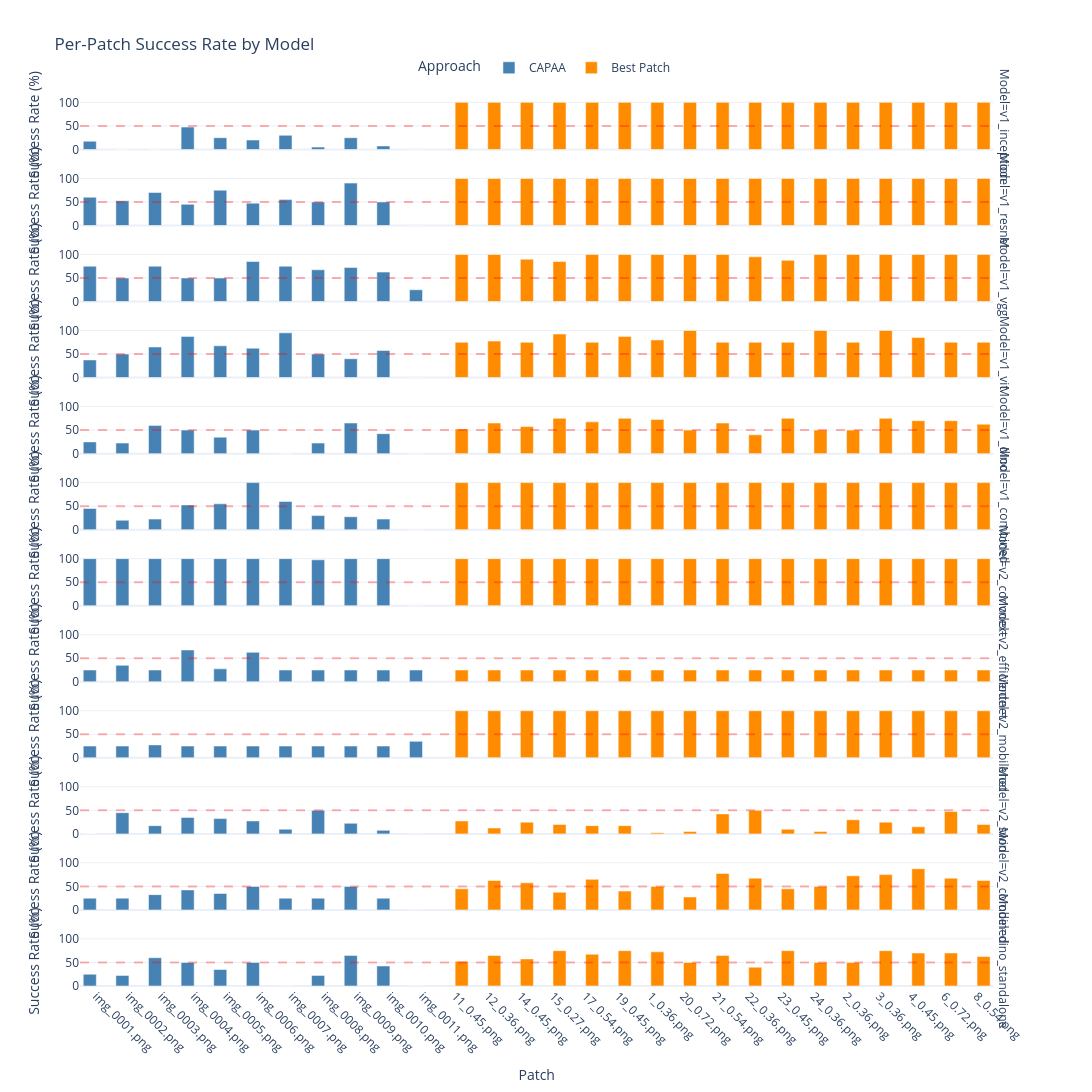

The code cell stored with this chart in its notebook:
### Code cell
# Detailed per-patch success rate visualization using Plotly
# Interactive bar chart showing success rate for each patch

success_cols = [c for c in capaa_df.columns if c.endswith('_success')]
is_multi_pose = 'pose_idx' in capaa_df.columns

# Create combined dataframe for plotting
plot_data = []

for col in success_cols:
    model_name = col.replace('_success', '')
    
    # CAPAA patch success rates
    capaa_patch_rates = capaa_df.groupby('patch_name')[col].mean() * 100
    for patch, rate in capaa_patch_rates.items():
        plot_data.append({
            'Patch': patch[:20] + '...' if len(patch) > 20 else patch,
            'Full Patch Name': patch,
            'Model': model_name,
            'Approach': 'CAPAA',
            'Success Rate': rate
        })
    
    # Best Patch success rates
    bp_patch_rates = bp_df.groupby('patch_name')[col].mean() * 100
    for patch, rate in bp_patch_rates.items():
        plot_data.append({
            'Patch': patch[:20] + '...' if len(patch) > 20 else patch,
            'Full Patch Name': patch,
            'Model': model_name,
            'Approach': 'Best Patch',
            'Success Rate': rate
        })

plot_df = pd.DataFrame(plot_data)

# Create faceted bar chart
fig = px.bar(
    plot_df,
    x='Patch',
    y='Success Rate',
    color='Approach',
    facet_row='Model',
    barmode='group',
    color_discrete_map={'CAPAA': '#4682B4', 'Best Patch': '#FF8C00'},
    title='Per-Patch Success Rate by Model',
    labels={'Success Rate': 'Success Rate (%)'},
    hover_data=['Full Patch Name']
)

fig.update_layout(
    height=300 * len(success_cols),
    width=1200,
    template='plotly_white',
    legend=dict(orientation='h', yanchor='bottom', y=1.02, xanchor='center', x=0.5)
)

fig.add_hline(y=50, line_dash="dash", line_color="red", opacity=0.3)
fig.update_yaxes(range=[0, 105])
fig.update_xaxes(tickangle=45)

fig.write_html('per_patch_success_rates.html')
fig.show()
print("✓ Per-patch success rates saved to 'per_patch_success_rates.html'")

### Figure 1 — Plotly figure (JSON) as saved in the notebook; plotly's stock layout.template omitted (floating-point values rounded to 4 significant figures)
{"data": [{"alignmentgroup": "True", "customdata": [["img_0001.png"], ["img_0002.png"], ["img_0003.png"], ["img_0004.png"], ["img_0005.png"], ["img_0006.png"], ["img_0007.png"], ["img_0008.png"], ["img_0009.png"], ["img_0010.png"], ["img_0011.png"]], "hovertemplate": "Approach=CAPAA<br>Model=v1_inception<br>Patch=%{x}<br>Success Rate (%)=%{y}<br>Full Patch Name=%{customdata[0]}<extra></extra>", "legendgroup": "CAPAA", "marker": {"color": "#4682B4", "pattern": {"shape": ""}}, "name": "CAPAA", "offsetgroup": "CAPAA", "orientation": "v", "showlegend": true, "textposition": "auto", "type": "bar", "x": ["img_0001.png", "img_0002.png", "img_0003.png", "img_0004.png", "img_0005.png", "img_0006.png", "img_0007.png", "img_0008.png", "img_0009.png", "img_0010.png", "img_0011.png"], "xaxis": "x12", "y": [17.5, 0, 0, 47.5, 25, 20, 30, 5, 25, 7.5, 0], "yaxis": "y12"}, {"alignmentgroup": "True", "customdata": [["img_0001.png"], ["img_0002.png"], ["img_0003.png"], ["img_0004.png"], ["img_0005.png"], ["img_0006.png"], ["img_0007.png"], ["img_0008.png"], ["img_0009.png"], ["img_0010.png"], ["img_0011.png"]], "hovertemplate": "Approach=CAPAA<br>Model=v1_resnet<br>Patch=%{x}<br>Success Rate (%)=%{y}<br>Full Patch Name=%{customdata[0]}<extra></extra>", "legendgroup": "CAPAA", "marker": {"color": "#4682B4", "pattern": {"shape": ""}}, "name": "CAPAA", "offsetgroup": "CAPAA", "orientation": "v", "showlegend": false, "textposition": "auto", "type": "bar", "x": ["img_0001.png", "img_0002.png", "img_0003.png", "img_0004.png", "img_0005.png", "img_0006.png", "img_0007.png", "img_0008.png", "img_0009.png", "img_0010.png", "img_0011.png"], "xaxis": "x11", "y": [60, 52.5, 70, 45, 75, 47.5, 55.0, 50, 90, 50, 0], "yaxis": "y11"}, {"alignmentgroup": "True", "customdata": [["img_0001.png"], ["img_0002.png"], ["img_0003.png"], ["img_0004.png"], ["img_0005.png"], ["img_0006.png"], ["img_0007.png"], ["img_0008.png"], ["img_0009.png"], ["img_0010.png"], ["img_0011.png"]], "hovertemplate": "Approach=CAPAA<br>Model=v1_vgg<br>Patch=%{x}<br>Success Rate (%)=%{y}<br>Full Patch Name=%{customdata[0]}<extra></extra>", "legendgroup": "CAPAA", "marker": {"color": "#4682B4", "pattern": {"shape": ""}}, "name": "CAPAA", "offsetgroup": "CAPAA", "orientation": "v", "showlegend": false, "textposition": "auto", "type": "bar", "x": ["img_0001.png", "img_0002.png", "img_0003.png", "img_0004.png", "img_0005.png", "img_0006.png", "img_0007.png", "img_0008.png", "img_0009.png", "img_0010.png", "img_0011.png"], "xaxis": "x10", "y": [75, 50, 75, 50, 50, 85, 75, 67.5, 72.5, 62.5, 25], "yaxis": "y10"}, {"alignmentgroup": "True", "customdata": [["img_0001.png"], ["img_0002.png"], ["img_0003.png"], ["img_0004.png"], ["img_0005.png"], ["img_0006.png"], ["img_0007.png"], ["img_0008.png"], ["img_0009.png"], ["img_0010.png"], ["img_0011.png"]], "hovertemplate": "Approach=CAPAA<br>Model=v1_vit<br>Patch=%{x}<br>Success Rate (%)=%{y}<br>Full Patch Name=%{customdata[0]}<extra></extra>", "legendgroup": "CAPAA", "marker": {"color": "#4682B4", "pattern": {"shape": ""}}, "name": "CAPAA", "offsetgroup": "CAPAA", "orientation": "v", "showlegend": false, "textposition": "auto", "type": "bar", "x": ["img_0001.png", "img_0002.png", "img_0003.png", "img_0004.png", "img_0005.png", "img_0006.png", "img_0007.png", "img_0008.png", "img_0009.png", "img_0010.png", "img_0011.png"], "xaxis": "x9", "y": [37.5, 50, 65, 87.5, 67.5, 62.5, 95, 50, 40, 57.5, 0], "yaxis": "y9"}, {"alignmentgroup": "True", "customdata": [["img_0001.png"], ["img_0002.png"], ["img_0003.png"], ["img_0004.png"], ["img_0005.png"], ["img_0006.png"], ["img_0007.png"], ["img_0008.png"], ["img_0009.png"], ["img_0010.png"], ["img_0011.png"]], "hovertemplate": "Approach=CAPAA<br>Model=v1_dino<br>Patch=%{x}<br>Success Rate (%)=%{y}<br>Full Patch Name=%{customdata[0]}<extra></extra>", "legendgroup": "CAPAA", "marker": {"color": "#4682B4", "pattern": {"shape": ""}}, "name": "CAPAA", "offsetgroup": "CAPAA", "orientation": "v", "showlegend": false, "textposition": "auto", "type": "bar", "x": ["img_0001.png", "img_0002.png", "img_0003.png", "img_0004.png", "img_0005.png", "img_0006.png", "img_0007.png", "img_0008.png", "img_0009.png", "img_0010.png", "img_0011.png"], "xaxis": "x8", "y": [25, 22.5, 60, 50, 35, 50, 0, 22.5, 65, 42.5, 0], "yaxis": "y8"}, {"alignmentgroup": "True", "customdata": [["img_0001.png"], ["img_0002.png"], ["img_0003.png"], ["img_0004.png"], ["img_0005.png"], ["img_0006.png"], ["img_0007.png"], ["img_0008.png"], ["img_0009.png"], ["img_0010.png"], ["img_0011.png"]], "hovertemplate": "Approach=CAPAA<br>Model=v1_combined<br>Patch=%{x}<br>Success Rate (%)=%{y}<br>Full Patch Name=%{customdata[0]}<extra></extra>", "legendgroup": "CAPAA", "marker": {"color": "#4682B4", "pattern": {"shape": ""}}, "name": "CAPAA", "offsetgroup": "CAPAA", "orientation": "v", "showlegend": false, "textposition": "auto", "type": "bar", "x": ["img_0001.png", "img_0002.png", "img_0003.png", "img_0004.png", "img_0005.png", "img_0006.png", "img_0007.png", "img_0008.png", "img_0009.png", "img_0010.png", "img_0011.png"], "xaxis": "x7", "y": [45, 20, 22.5, 52.5, 55.0, 100, 60, 30, 27.5, 22.5, 0], "yaxis": "y7"}, {"alignmentgroup": "True", "customdata": [["img_0001.png"], ["img_0002.png"], ["img_0003.png"], ["img_0004.png"], ["img_0005.png"], ["img_0006.png"], ["img_0007.png"], ["img_0008.png"], ["img_0009.png"], ["img_0010.png"], ["img_0011.png"]], "hovertemplate": "Approach=CAPAA<br>Model=v2_convnext<br>Patch=%{x}<br>Success Rate (%)=%{y}<br>Full Patch Name=%{customdata[0]}<extra></extra>", "legendgroup": "CAPAA", "marker": {"color": "#4682B4", "pattern": {"shape": ""}}, "name": "CAPAA", "offsetgroup": "CAPAA", "orientation": "v", "showlegend": false, "textposition": "auto", "type": "bar", "x": ["img_0001.png", "img_0002.png", "img_0003.png", "img_0004.png", "img_0005.png", "img_0006.png", "img_0007.png", "img_0008.png", "img_0009.png", "img_0010.png", "img_0011.png"], "xaxis": "x6", "y": [100, 100, 100, 100, 100, 100, 100, 97.5, 100, 100, 0], "yaxis": "y6"}, {"alignmentgroup": "True", "customdata": [["img_0001.png"], ["img_0002.png"], ["img_0003.png"], ["img_0004.png"], ["img_0005.png"], ["img_0006.png"], ["img_0007.png"], ["img_0008.png"], ["img_0009.png"], ["img_0010.png"], ["img_0011.png"]], "hovertemplate": "Approach=CAPAA<br>Model=v2_efficientnet<br>Patch=%{x}<br>Success Rate (%)=%{y}<br>Full Patch Name=%{customdata[0]}<extra></extra>", "legendgroup": "CAPAA", "marker": {"color": "#4682B4", "pattern": {"shape": ""}}, "name": "CAPAA", "offsetgroup": "CAPAA", "orientation": "v", "showlegend": false, "textposition": "auto", "type": "bar", "x": ["img_0001.png", "img_0002.png", "img_0003.png", "img_0004.png", "img_0005.png", "img_0006.png", "img_0007.png", "img_0008.png", "img_0009.png", "img_0010.png", "img_0011.png"], "xaxis": "x5", "y": [25, 35, 25, 67.5, 27.5, 62.5, 25, 25, 25, 25, 25], "yaxis": "y5"}, {"alignmentgroup": "True", "customdata": [["img_0001.png"], ["img_0002.png"], ["img_0003.png"], ["img_0004.png"], ["img_0005.png"], ["img_0006.png"], ["img_0007.png"], ["img_0008.png"], ["img_0009.png"], ["img_0010.png"], ["img_0011.png"]], "hovertemplate": "Approach=CAPAA<br>Model=v2_mobilenet<br>Patch=%{x}<br>Success Rate (%)=%{y}<br>Full Patch Name=%{customdata[0]}<extra></extra>", "legendgroup": "CAPAA", "marker": {"color": "#4682B4", "pattern": {"shape": ""}}, "name": "CAPAA", "offsetgroup": "CAPAA", "orientation": "v", "showlegend": false, "textposition": "auto", "type": "bar", "x": ["img_0001.png", "img_0002.png", "img_0003.png", "img_0004.png", "img_0005.png", "img_0006.png", "img_0007.png", "img_0008.png", "img_0009.png", "img_0010.png", "img_0011.png"], "xaxis": "x4", "y": [25, 25, 27.5, 25, 25, 25, 25, 25, 25, 25, 35], "yaxis": "y4"}, {"alignmentgroup": "True", "customdata": [["img_0001.png"], ["img_0002.png"], ["img_0003.png"], ["img_0004.png"], ["img_0005.png"], ["img_0006.png"], ["img_0007.png"], ["img_0008.png"], ["img_0009.png"], ["img_0010.png"], ["img_0011.png"]], "hovertemplate": "Approach=CAPAA<br>Model=v2_swin<br>Patch=%{x}<br>Success Rate (%)=%{y}<br>Full Patch Name=%{customdata[0]}<extra></extra>", "legendgroup": "CAPAA", "marker": {"color": "#4682B4", "pattern": {"shape": ""}}, "name": "CAPAA", "offsetgroup": "CAPAA", "orientation": "v", "showlegend": false, "textposition": "auto", "type": "bar", "x": ["img_0001.png", "img_0002.png", "img_0003.png", "img_0004.png", "img_0005.png", "img_0006.png", "img_0007.png", "img_0008.png", "img_0009.png", "img_0010.png", "img_0011.png"], "xaxis": "x3", "y": [0, 45, 17.5, 35, 32.5, 27.5, 10, 50, 22.5, 7.5, 0], "yaxis": "y3"}, {"alignmentgroup": "True", "customdata": [["img_0001.png"], ["img_0002.png"], ["img_0003.png"], ["img_0004.png"], ["img_0005.png"], ["img_0006.png"], ["img_0007.png"], ["img_0008.png"], ["img_0009.png"], ["img_0010.png"], ["img_0011.png"]], "hovertemplate": "Approach=CAPAA<br>Model=v2_combined<br>Patch=%{x}<br>Success Rate (%)=%{y}<br>Full Patch Name=%{customdata[0]}<extra></extra>", "legendgroup": "CAPAA", "marker": {"color": "#4682B4", "pattern": {"shape": ""}}, "name": "CAPAA", "offsetgroup": "CAPAA", "orientation": "v", "showlegend": false, "textposition": "auto", "type": "bar", "x": ["img_0001.png", "img_0002.png", "img_0003.png", "img_0004.png", "img_0005.png", "img_0006.png", "img_0007.png", "img_0008.png", "img_0009.png", "img_0010.png", "img_0011.png"], "xaxis": "x2", "y": [25, 25, 32.5, 42.5, 35, 50, 25, 25, 50, 25, 0], "yaxis": "y2"}, {"alignmentgroup": "True", "customdata": [["img_0001.png"], ["img_0002.png"], ["img_0003.png"], ["img_0004.png"], ["img_0005.png"], ["img_0006.png"], ["img_0007.png"], ["img_0008.png"], ["img_0009.png"], ["img_0010.png"], ["img_0011.png"]], "hovertemplate": "Approach=CAPAA<br>Model=dino_standalone<br>Patch=%{x}<br>Success Rate (%)=%{y}<br>Full Patch Name=%{customdata[0]}<extra></extra>", "legendgroup": "CAPAA", "marker": {"color": "#4682B4", "pattern": {"shape": ""}}, "name": "CAPAA", "offsetgroup": "CAPAA", "orientation": "v", "showlegend": false, "textposition": "auto", "type": "bar", "x": ["img_0001.png", "img_0002.png", "img_0003.png", "img_0004.png", "img_0005.png", "img_0006.png", "img_0007.png", "img_0008.png", "img_0009.png", "img_0010.png", "img_0011.png"], "xaxis": "x", "y": [25, 22.5, 60, 50, 35, 50, 0, 22.5, 65, 42.5, 0], "yaxis": "y"}, {"alignmentgroup": "True", "customdata": [["11_0.45.png"], ["12_0.36.png"], ["14_0.45.png"], ["15_0.27.png"], ["17_0.54.png"], ["19_0.45.png"], ["1_0.36.png"], ["20_0.72.png"], ["21_0.54.png"], ["22_0.36.png"], ["23_0.45.png"], ["24_0.36.png"], ["2_0.36.png"], ["3_0.36.png"], ["4_0.45.png"], ["6_0.72.png"], ["8_0.54.png"]], "hovertemplate": "Approach=Best Patch<br>Model=v1_inception<br>Patch=%{x}<br>Success Rate (%)=%{y}<br>Full Patch Name=%{customdata[0]}<extra></extra>", "legendgroup": "Best Patch", "marker": {"color": "#FF8C00", "pattern": {"shape": ""}}, "name": "Best Patch", "offsetgroup": "Best Patch", "orientation": "v", "showlegend": true, "textposition": "auto", "type": "bar", "x": ["11_0.45.png", "12_0.36.png", "14_0.45.png", "15_0.27.png", "17_0.54.png", "19_0.45.png", "1_0.36.png", "20_0.72.png", "21_0.54.png", "22_0.36.png", "23_0.45.png", "24_0.36.png", "2_0.36.png", "3_0.36.png", "4_0.45.png", "6_0.72.png", "8_0.54.png"], "xaxis": "x12", "y": [100, 100, 100, 100, 100, 100, 100, 100, 100, 100, 100, 100, 100, 100, 100, 100, 100], "yaxis": "y12"}, {"alignmentgroup": "True", "customdata": [["11_0.45.png"], ["12_0.36.png"], ["14_0.45.png"], ["15_0.27.png"], ["17_0.54.png"], ["19_0.45.png"], ["1_0.36.png"], ["20_0.72.png"], ["21_0.54.png"], ["22_0.36.png"], ["23_0.45.png"], ["24_0.36.png"], ["2_0.36.png"], ["3_0.36.png"], ["4_0.45.png"], ["6_0.72.png"], ["8_0.54.png"]], "hovertemplate": "Approach=Best Patch<br>Model=v1_resnet<br>Patch=%{x}<br>Success Rate (%)=%{y}<br>Full Patch Name=%{customdata[0]}<extra></extra>", "legendgroup": "Best Patch", "marker": {"color": "#FF8C00", "pattern": {"shape": ""}}, "name": "Best Patch", "offsetgroup": "Best Patch", "orientation": "v", "showlegend": false, "textposition": "auto", "type": "bar", "x": ["11_0.45.png", "12_0.36.png", "14_0.45.png", "15_0.27.png", "17_0.54.png", "19_0.45.png", "1_0.36.png", "20_0.72.png", "21_0.54.png", "22_0.36.png", "23_0.45.png", "24_0.36.png", "2_0.36.png", "3_0.36.png", "4_0.45.png", "6_0.72.png", "8_0.54.png"], "xaxis": "x11", "y": [100, 100, 100, 100, 100, 100, 100, 100, 100, 100, 100, 100, 100, 100, 100, 100, 100], "yaxis": "y11"}, {"alignmentgroup": "True", "customdata": [["11_0.45.png"], ["12_0.36.png"], ["14_0.45.png"], ["15_0.27.png"], ["17_0.54.png"], ["19_0.45.png"], ["1_0.36.png"], ["20_0.72.png"], ["21_0.54.png"], ["22_0.36.png"], ["23_0.45.png"], ["24_0.36.png"], ["2_0.36.png"], ["3_0.36.png"], ["4_0.45.png"], ["6_0.72.png"], ["8_0.54.png"]], "hovertemplate": "Approach=Best Patch<br>Model=v1_vgg<br>Patch=%{x}<br>Success Rate (%)=%{y}<br>Full Patch Name=%{customdata[0]}<extra></extra>", "legendgroup": "Best Patch", "marker": {"color": "#FF8C00", "pattern": {"shape": ""}}, "name": "Best Patch", "offsetgroup": "Best Patch", "orientation": "v", "showlegend": false, "textposition": "auto", "type": "bar", "x": ["11_0.45.png", "12_0.36.png", "14_0.45.png", "15_0.27.png", "17_0.54.png", "19_0.45.png", "1_0.36.png", "20_0.72.png", "21_0.54.png", "22_0.36.png", "23_0.45.png", "24_0.36.png", "2_0.36.png", "3_0.36.png", "4_0.45.png", "6_0.72.png", "8_0.54.png"], "xaxis": "x10", "y": [100, 100, 90, 85, 100, 100, 100, 100, 100, 95, 87.5, 100, 100, 100, 100, 100, 100], "yaxis": "y10"}, {"alignmentgroup": "True", "customdata": [["11_0.45.png"], ["12_0.36.png"], ["14_0.45.png"], ["15_0.27.png"], ["17_0.54.png"], ["19_0.45.png"], ["1_0.36.png"], ["20_0.72.png"], ["21_0.54.png"], ["22_0.36.png"], ["23_0.45.png"], ["24_0.36.png"], ["2_0.36.png"], ["3_0.36.png"], ["4_0.45.png"], ["6_0.72.png"], ["8_0.54.png"]], "hovertemplate": "Approach=Best Patch<br>Model=v1_vit<br>Patch=%{x}<br>Success Rate (%)=%{y}<br>Full Patch Name=%{customdata[0]}<extra></extra>", "legendgroup": "Best Patch", "marker": {"color": "#FF8C00", "pattern": {"shape": ""}}, "name": "Best Patch", "offsetgroup": "Best Patch", "orientation": "v", "showlegend": false, "textposition": "auto", "type": "bar", "x": ["11_0.45.png", "12_0.36.png", "14_0.45.png", "15_0.27.png", "17_0.54.png", "19_0.45.png", "1_0.36.png", "20_0.72.png", "21_0.54.png", "22_0.36.png", "23_0.45.png", "24_0.36.png", "2_0.36.png", "3_0.36.png", "4_0.45.png", "6_0.72.png", "8_0.54.png"], "xaxis": "x9", "y": [75, 77.5, 75, 92.5, 75, 87.5, 80, 100, 75, 75, 75, 100, 75, 100, 85, 75, 75], "yaxis": "y9"}, {"alignmentgroup": "True", "customdata": [["11_0.45.png"], ["12_0.36.png"], ["14_0.45.png"], ["15_0.27.png"], ["17_0.54.png"], ["19_0.45.png"], ["1_0.36.png"], ["20_0.72.png"], ["21_0.54.png"], ["22_0.36.png"], ["23_0.45.png"], ["24_0.36.png"], ["2_0.36.png"], ["3_0.36.png"], ["4_0.45.png"], ["6_0.72.png"], ["8_0.54.png"]], "hovertemplate": "Approach=Best Patch<br>Model=v1_dino<br>Patch=%{x}<br>Success Rate (%)=%{y}<br>Full Patch Name=%{customdata[0]}<extra></extra>", "legendgroup": "Best Patch", "marker": {"color": "#FF8C00", "pattern": {"shape": ""}}, "name": "Best Patch", "offsetgroup": "Best Patch", "orientation": "v", "showlegend": false, "textposition": "auto", "type": "bar", "x": ["11_0.45.png", "12_0.36.png", "14_0.45.png", "15_0.27.png", "17_0.54.png", "19_0.45.png", "1_0.36.png", "20_0.72.png", "21_0.54.png", "22_0.36.png", "23_0.45.png", "24_0.36.png", "2_0.36.png", "3_0.36.png", "4_0.45.png", "6_0.72.png", "8_0.54.png"], "xaxis": "x8", "y": [52.5, 65, 57.5, 75, 67.5, 75, 72.5, 50, 65, 40, 75, 50, 50, 75, 70, 70, 62.5], "yaxis": "y8"}, {"alignmentgroup": "True", "customdata": [["11_0.45.png"], ["12_0.36.png"], ["14_0.45.png"], ["15_0.27.png"], ["17_0.54.png"], ["19_0.45.png"], ["1_0.36.png"], ["20_0.72.png"], ["21_0.54.png"], ["22_0.36.png"], ["23_0.45.png"], ["24_0.36.png"], ["2_0.36.png"], ["3_0.36.png"], ["4_0.45.png"], ["6_0.72.png"], ["8_0.54.png"]], "hovertemplate": "Approach=Best Patch<br>Model=v1_combined<br>Patch=%{x}<br>Success Rate (%)=%{y}<br>Full Patch Name=%{customdata[0]}<extra></extra>", "legendgroup": "Best Patch", "marker": {"color": "#FF8C00", "pattern": {"shape": ""}}, "name": "Best Patch", "offsetgroup": "Best Patch", "orientation": "v", "showlegend": false, "textposition": "auto", "type": "bar", "x": ["11_0.45.png", "12_0.36.png", "14_0.45.png", "15_0.27.png", "17_0.54.png", "19_0.45.png", "1_0.36.png", "20_0.72.png", "21_0.54.png", "22_0.36.png", "23_0.45.png", "24_0.36.png", "2_0.36.png", "3_0.36.png", "4_0.45.png", "6_0.72.png", "8_0.54.png"], "xaxis": "x7", "y": [100, 100, 100, 100, 100, 100, 100, 100, 100, 100, 100, 100, 100, 100, 100, 100, 100], "yaxis": "y7"}, {"alignmentgroup": "True", "customdata": [["11_0.45.png"], ["12_0.36.png"], ["14_0.45.png"], ["15_0.27.png"], ["17_0.54.png"], ["19_0.45.png"], ["1_0.36.png"], ["20_0.72.png"], ["21_0.54.png"], ["22_0.36.png"], ["23_0.45.png"], ["24_0.36.png"], ["2_0.36.png"], ["3_0.36.png"], ["4_0.45.png"], ["6_0.72.png"], ["8_0.54.png"]], "hovertemplate": "Approach=Best Patch<br>Model=v2_convnext<br>Patch=%{x}<br>Success Rate (%)=%{y}<br>Full Patch Name=%{customdata[0]}<extra></extra>", "legendgroup": "Best Patch", "marker": {"color": "#FF8C00", "pattern": {"shape": ""}}, "name": "Best Patch", "offsetgroup": "Best Patch", "orientation": "v", "showlegend": false, "textposition": "auto", "type": "bar", "x": ["11_0.45.png", "12_0.36.png", "14_0.45.png", "15_0.27.png", "17_0.54.png", "19_0.45.png", "1_0.36.png", "20_0.72.png", "21_0.54.png", "22_0.36.png", "23_0.45.png", "24_0.36.png", "2_0.36.png", "3_0.36.png", "4_0.45.png", "6_0.72.png", "8_0.54.png"], "xaxis": "x6", "y": [100, 100, 100, 100, 100, 100, 100, 100, 100, 100, 100, 100, 100, 100, 100, 100, 100], "yaxis": "y6"}, {"alignmentgroup": "True", "customdata": [["11_0.45.png"], ["12_0.36.png"], ["14_0.45.png"], ["15_0.27.png"], ["17_0.54.png"], ["19_0.45.png"], ["1_0.36.png"], ["20_0.72.png"], ["21_0.54.png"], ["22_0.36.png"], ["23_0.45.png"], ["24_0.36.png"], ["2_0.36.png"], ["3_0.36.png"], ["4_0.45.png"], ["6_0.72.png"], ["8_0.54.png"]], "hovertemplate": "Approach=Best Patch<br>Model=v2_efficientnet<br>Patch=%{x}<br>Success Rate (%)=%{y}<br>Full Patch Name=%{customdata[0]}<extra></extra>", "legendgroup": "Best Patch", "marker": {"color": "#FF8C00", "pattern": {"shape": ""}}, "name": "Best Patch", "offsetgroup": "Best Patch", "orientation": "v", "showlegend": false, "textposition": "auto", "type": "bar", "x": ["11_0.45.png", "12_0.36.png", "14_0.45.png", "15_0.27.png", "17_0.54.png", "19_0.45.png", "1_0.36.png", "20_0.72.png", "21_0.54.png", "22_0.36.png", "23_0.45.png", "24_0.36.png", "2_0.36.png", "3_0.36.png", "4_0.45.png", "6_0.72.png", "8_0.54.png"], "xaxis": "x5", "y": [25, 25, 25, 25, 25, 25, 25, 25, 25, 25, 25, 25, 25, 25, 25, 25, 25], "yaxis": "y5"}, {"alignmentgroup": "True", "customdata": [["11_0.45.png"], ["12_0.36.png"], ["14_0.45.png"], ["15_0.27.png"], ["17_0.54.png"], ["19_0.45.png"], ["1_0.36.png"], ["20_0.72.png"], ["21_0.54.png"], ["22_0.36.png"], ["23_0.45.png"], ["24_0.36.png"], ["2_0.36.png"], ["3_0.36.png"], ["4_0.45.png"], ["6_0.72.png"], ["8_0.54.png"]], "hovertemplate": "Approach=Best Patch<br>Model=v2_mobilenet<br>Patch=%{x}<br>Success Rate (%)=%{y}<br>Full Patch Name=%{customdata[0]}<extra></extra>", "legendgroup": "Best Patch", "marker": {"color": "#FF8C00", "pattern": {"shape": ""}}, "name": "Best Patch", "offsetgroup": "Best Patch", "orientation": "v", "showlegend": false, "textposition": "auto", "type": "bar", "x": ["11_0.45.png", "12_0.36.png", "14_0.45.png", "15_0.27.png", "17_0.54.png", "19_0.45.png", "1_0.36.png", "20_0.72.png", "21_0.54.png", "22_0.36.png", "23_0.45.png", "24_0.36.png", "2_0.36.png", "3_0.36.png", "4_0.45.png", "6_0.72.png", "8_0.54.png"], "xaxis": "x4", "y": [100, 100, 100, 100, 100, 100, 100, 100, 100, 100, 100, 100, 100, 100, 100, 100, 100], "yaxis": "y4"}, {"alignmentgroup": "True", "customdata": [["11_0.45.png"], ["12_0.36.png"], ["14_0.45.png"], ["15_0.27.png"], ["17_0.54.png"], ["19_0.45.png"], ["1_0.36.png"], ["20_0.72.png"], ["21_0.54.png"], ["22_0.36.png"], ["23_0.45.png"], ["24_0.36.png"], ["2_0.36.png"], ["3_0.36.png"], ["4_0.45.png"], ["6_0.72.png"], ["8_0.54.png"]], "hovertemplate": "Approach=Best Patch<br>Model=v2_swin<br>Patch=%{x}<br>Success Rate (%)=%{y}<br>Full Patch Name=%{customdata[0]}<extra></extra>", "legendgroup": "Best Patch", "marker": {"color": "#FF8C00", "pattern": {"shape": ""}}, "name": "Best Patch", "offsetgroup": "Best Patch", "orientation": "v", "showlegend": false, "textposition": "auto", "type": "bar", "x": ["11_0.45.png", "12_0.36.png", "14_0.45.png", "15_0.27.png", "17_0.54.png", "19_0.45.png", "1_0.36.png", "20_0.72.png", "21_0.54.png", "22_0.36.png", "23_0.45.png", "24_0.36.png", "2_0.36.png", "3_0.36.png", "4_0.45.png", "6_0.72.png", "8_0.54.png"], "xaxis": "x3", "y": [27.5, 12.5, 25, 20, 17.5, 17.5, 2.5, 5, 42.5, 50, 10, 5, 30, 25, 15, 47.5, 20], "yaxis": "y3"}, {"alignmentgroup": "True", "customdata": [["11_0.45.png"], ["12_0.36.png"], ["14_0.45.png"], ["15_0.27.png"], ["17_0.54.png"], ["19_0.45.png"], ["1_0.36.png"], ["20_0.72.png"], ["21_0.54.png"], ["22_0.36.png"], ["23_0.45.png"], ["24_0.36.png"], ["2_0.36.png"], ["3_0.36.png"], ["4_0.45.png"], ["6_0.72.png"], ["8_0.54.png"]], "hovertemplate": "Approach=Best Patch<br>Model=v2_combined<br>Patch=%{x}<br>Success Rate (%)=%{y}<br>Full Patch Name=%{customdata[0]}<extra></extra>", "legendgroup": "Best Patch", "marker": {"color": "#FF8C00", "pattern": {"shape": ""}}, "name": "Best Patch", "offsetgroup": "Best Patch", "orientation": "v", "showlegend": false, "textposition": "auto", "type": "bar", "x": ["11_0.45.png", "12_0.36.png", "14_0.45.png", "15_0.27.png", "17_0.54.png", "19_0.45.png", "1_0.36.png", "20_0.72.png", "21_0.54.png", "22_0.36.png", "23_0.45.png", "24_0.36.png", "2_0.36.png", "3_0.36.png", "4_0.45.png", "6_0.72.png", "8_0.54.png"], "xaxis": "x2", "y": [45, 62.5, 57.5, 37.5, 65, 40, 50, 27.5, 77.5, 67.5, 45, 50, 72.5, 75, 87.5, 67.5, 62.5], "yaxis": "y2"}, {"alignmentgroup": "True", "customdata": [["11_0.45.png"], ["12_0.36.png"], ["14_0.45.png"], ["15_0.27.png"], ["17_0.54.png"], ["19_0.45.png"], ["1_0.36.png"], ["20_0.72.png"], ["21_0.54.png"], ["22_0.36.png"], ["23_0.45.png"], ["24_0.36.png"], ["2_0.36.png"], ["3_0.36.png"], ["4_0.45.png"], ["6_0.72.png"], ["8_0.54.png"]], "hovertemplate": "Approach=Best Patch<br>Model=dino_standalone<br>Patch=%{x}<br>Success Rate (%)=%{y}<br>Full Patch Name=%{customdata[0]}<extra></extra>", "legendgroup": "Best Patch", "marker": {"color": "#FF8C00", "pattern": {"shape": ""}}, "name": "Best Patch", "offsetgroup": "Best Patch", "orientation": "v", "showlegend": false, "textposition": "auto", "type": "bar", "x": ["11_0.45.png", "12_0.36.png", "14_0.45.png", "15_0.27.png", "17_0.54.png", "19_0.45.png", "1_0.36.png", "20_0.72.png", "21_0.54.png", "22_0.36.png", "23_0.45.png", "24_0.36.png", "2_0.36.png", "3_0.36.png", "4_0.45.png", "6_0.72.png", "8_0.54.png"], "xaxis": "x", "y": [52.5, 65, 57.5, 75, 67.5, 75, 72.5, 50, 65, 40, 75, 50, 50, 75, 70, 70, 62.5], "yaxis": "y"}], "layout": {"annotations": [{"showarrow": false, "text": "Model=dino_standalone", "textangle": 90, "x": 0.98, "xanchor": "left", "xref": "paper", "y": 0.02792, "yanchor": "middle", "yref": "paper"}, {"showarrow": false, "text": "Model=v2_combined", "textangle": 90, "x": 0.98, "xanchor": "left", "xref": "paper", "y": 0.1137, "yanchor": "middle", "yref": "paper"}, {"showarrow": false, "text": "Model=v2_swin", "textangle": 90, "x": 0.98, "xanchor": "left", "xref": "paper", "y": 0.1996, "yanchor": "middle", "yref": "paper"}, {"showarrow": false, "text": "Model=v2_mobilenet", "textangle": 90, "x": 0.98, "xanchor": "left", "xref": "paper", "y": 0.2854, "yanchor": "middle", "yref": "paper"}, {"showarrow": false, "text": "Model=v2_efficientnet", "textangle": 90, "x": 0.98, "xanchor": "left", "xref": "paper", "y": 0.3712, "yanchor": "middle", "yref": "paper"}, {"showarrow": false, "text": "Model=v2_convnext", "textangle": 90, "x": 0.98, "xanchor": "left", "xref": "paper", "y": 0.4571, "yanchor": "middle", "yref": "paper"}, {"showarrow": false, "text": "Model=v1_combined", "textangle": 90, "x": 0.98, "xanchor": "left", "xref": "paper", "y": 0.5429, "yanchor": "middle", "yref": "paper"}, {"showarrow": false, "text": "Model=v1_dino", "textangle": 90, "x": 0.98, "xanchor": "left", "xref": "paper", "y": 0.6287, "yanchor": "middle", "yref": "paper"}, {"showarrow": false, "text": "Model=v1_vit", "textangle": 90, "x": 0.98, "xanchor": "left", "xref": "paper", "y": 0.7146, "yanchor": "middle", "yref": "paper"}, {"showarrow": false, "text": "Model=v1_vgg", "textangle": 90, "x": 0.98, "xanchor": "left", "xref": "paper", "y": 0.8004, "yanchor": "middle", "yref": "paper"}, {"showarrow": false, "text": "Model=v1_resnet", "textangle": 90, "x": 0.98, "xanchor": "left", "xref": "paper", "y": 0.8862, "yanchor": "middle", "yref": "paper"}, {"showarrow": false, "text": "Model=v1_inception", "textangle": 90, "x": 0.98, "xanchor": "left", "xref": "paper", "y": 0.9721, "yanchor": "middle", "yref": "paper"}], "barmode": "group", "height": 3600, "legend": {"orientation": "h", "title": {"text": "Approach"}, "tracegroupgap": 0, "x": 0.5, "xanchor": "center", "y": 1.02, "yanchor": "bottom"}, "shapes": [{"line": {"color": "red", "dash": "dash"}, "opacity": 0.3, "type": "line", "x0": 0, "x1": 1, "xref": "x domain", "y0": 50, "y1": 50, "yref": "y"}, {"line": {"color": "red", "dash": "dash"}, "opacity": 0.3, "type": "line", "x0": 0, "x1": 1, "xref": "x2 domain", "y0": 50, "y1": 50, "yref": "y2"}, {"line": {"color": "red", "dash": "dash"}, "opacity": 0.3, "type": "line", "x0": 0, "x1": 1, "xref": "x3 domain", "y0": 50, "y1": 50, "yref": "y3"}, {"line": {"color": "red", "dash": "dash"}, "opacity": 0.3, "type": "line", "x0": 0, "x1": 1, "xref": "x4 domain", "y0": 50, "y1": 50, "yref": "y4"}, {"line": {"color": "red", "dash": "dash"}, "opacity": 0.3, "type": "line", "x0": 0, "x1": 1, "xref": "x5 domain", "y0": 50, "y1": 50, "yref": "y5"}, {"line": {"color": "red", "dash": "dash"}, "opacity": 0.3, "type": "line", "x0": 0, "x1": 1, "xref": "x6 domain", "y0": 50, "y1": 50, "yref": "y6"}, {"line": {"color": "red", "dash": "dash"}, "opacity": 0.3, "type": "line", "x0": 0, "x1": 1, "xref": "x7 domain", "y0": 50, "y1": 50, "yref": "y7"}, {"line": {"color": "red", "dash": "dash"}, "opacity": 0.3, "type": "line", "x0": 0, "x1": 1, "xref": "x8 domain", "y0": 50, "y1": 50, "yref": "y8"}, {"line": {"color": "red", "dash": "dash"}, "opacity": 0.3, "type": "line", "x0": 0, "x1": 1, "xref": "x9 domain", "y0": 50, "y1": 50, "yref": "y9"}, {"line": {"color": "red", "dash": "dash"}, "opacity": 0.3, "type": "line", "x0": 0, "x1": 1, "xref": "x10 domain", "y0": 50, "y1": 50, "yref": "y10"}, {"line": {"color": "red", "dash": "dash"}, "opacity": 0.3, "type": "line", "x0": 0, "x1": 1, "xref": "x11 domain", "y0": 50, "y1": 50, "yref": "y11"}, {"line": {"color": "red", "dash": "dash"}, "opacity": 0.3, "type": "line", "x0": 0, "x1": 1, "xref": "x12 domain", "y0": 50, "y1": 50, "yref": "y12"}], "title": {"text": "Per-Patch Success Rate by Model"}, "width": 1200, "xaxis": {"anchor": "y", "domain": [0, 0.98], "tickangle": 45, "title": {"text": "Patch"}}, "xaxis10": {"anchor": "y10", "domain": [0, 0.98], "matches": "x", "showticklabels": false, "tickangle": 45}, "xaxis11": {"anchor": "y11", "domain": [0, 0.98], "matches": "x", "showticklabels": false, "tickangle": 45}, "xaxis12": {"anchor": "y12", "domain": [0, 0.98], "matches": "x", "showticklabels": false, "tickangle": 45}, "xaxis2": {"anchor": "y2", "domain": [0, 0.98], "matches": "x", "showticklabels": false, "tickangle": 45}, "xaxis3": {"anchor": "y3", "domain": [0, 0.98], "matches": "x", "showticklabels": false, "tickangle": 45}, "xaxis4": {"anchor": "y4", "domain": [0, 0.98], "matches": "x", "showticklabels": false, "tickangle": 45}, "xaxis5": {"anchor": "y5", "domain": [0, 0.98], "matches": "x", "showticklabels": false, "tickangle": 45}, "xaxis6": {"anchor": "y6", "domain": [0, 0.98], "matches": "x", "showticklabels": false, "tickangle": 45}, "xaxis7": {"anchor": "y7", "domain": [0, 0.98], "matches": "x", "showticklabels": false, "tickangle": 45}, "xaxis8": {"anchor": "y8", "domain": [0, 0.98], "matches": "x", "showticklabels": false, "tickangle": 45}, "xaxis9": {"anchor": "y9", "domain": [0, 0.98], "matches": "x", "showticklabels": false, "tickangle": 45}, "yaxis": {"anchor": "x", "domain": [0, 0.05583], "range": [0, 105], "title": {"text": "Success Rate (%)"}}, "yaxis10": {"anchor": "x10", "domain": [0.7725, 0.8283], "matches": "y", "range": [0, 105], "title": {"text": "Success Rate (%)"}}, "yaxis11": {"anchor": "x11", "domain": [0.8583, 0.9142], "matches": "y", "range": [0, 105], "title": {"text": "Success Rate (%)"}}, "yaxis12": {"anchor": "x12", "domain": [0.9442, 1.0], "matches": "y", "range": [0, 105], "title": {"text": "Success Rate (%)"}}, "yaxis2": {"anchor": "x2", "domain": [0.08583, 0.1417], "matches": "y", "range": [0, 105], "title": {"text": "Success Rate (%)"}}, "yaxis3": {"anchor": "x3", "domain": [0.1717, 0.2275], "matches": "y", "range": [0, 105], "title": {"text": "Success Rate (%)"}}, "yaxis4": {"anchor": "x4", "domain": [0.2575, 0.3133], "matches": "y", "range": [0, 105], "title": {"text": "Success Rate (%)"}}, "yaxis5": {"anchor": "x5", "domain": [0.3433, 0.3992], "matches": "y", "range": [0, 105], "title": {"text": "Success Rate (%)"}}, "yaxis6": {"anchor": "x6", "domain": [0.4292, 0.485], "matches": "y", "range": [0, 105], "title": {"text": "Success Rate (%)"}}, "yaxis7": {"anchor": "x7", "domain": [0.515, 0.5708], "matches": "y", "range": [0, 105], "title": {"text": "Success Rate (%)"}}, "yaxis8": {"anchor": "x8", "domain": [0.6008, 0.6567], "matches": "y", "range": [0, 105], "title": {"text": "Success Rate (%)"}}, "yaxis9": {"anchor": "x9", "domain": [0.6867, 0.7425], "matches": "y", "range": [0, 105], "title": {"text": "Success Rate (%)"}}}}
